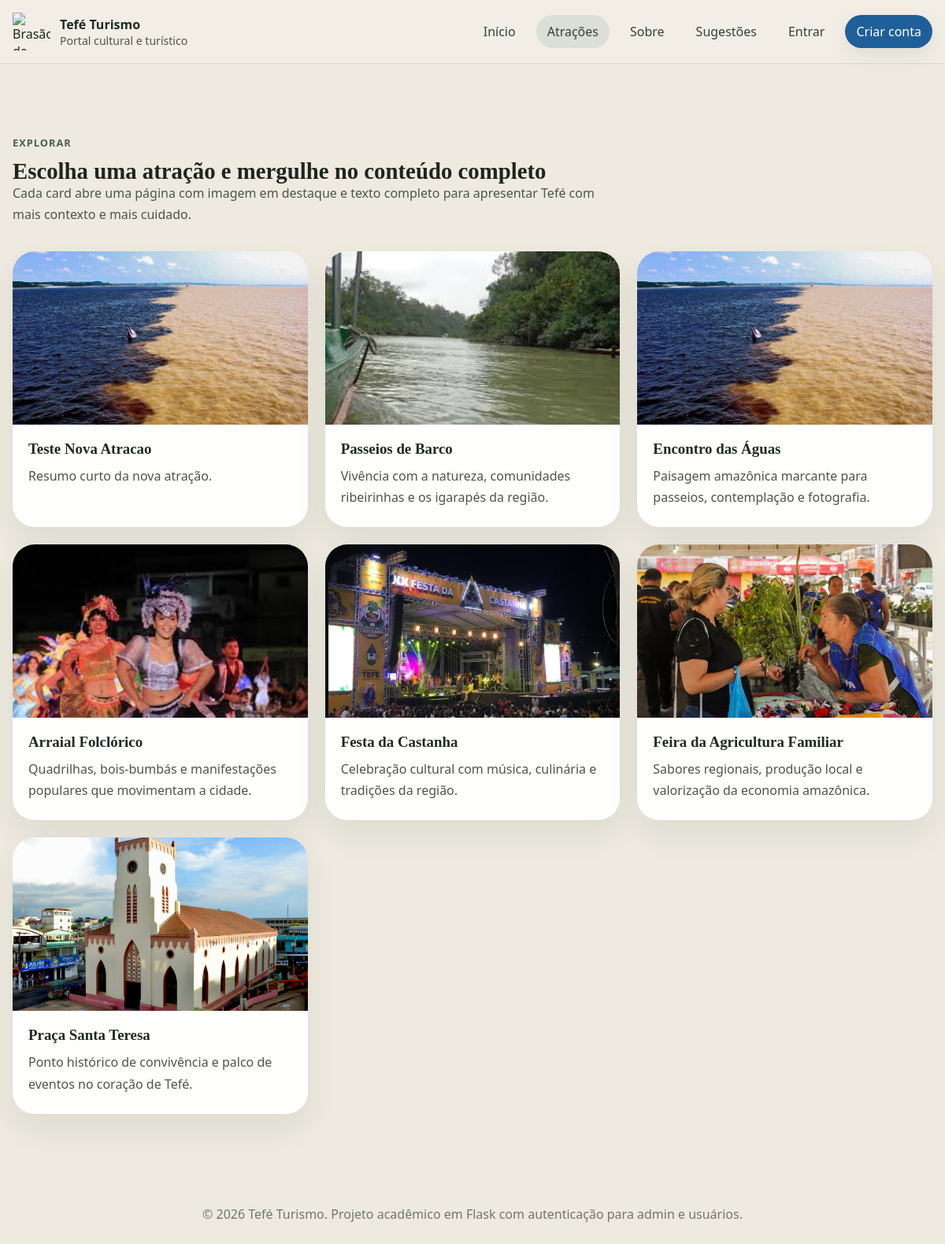
/atracoes, run on the app's committed database.
### tables this page shows
CREATE TABLE attractions (
            id INTEGER PRIMARY KEY AUTOINCREMENT,
            title TEXT NOT NULL UNIQUE,
            summary TEXT NOT NULL,
            content TEXT NOT NULL,
            image TEXT NOT NULL,
            created_by INTEGER,
            created_at TIMESTAMP DEFAULT CURRENT_TIMESTAMP,
            FOREIGN KEY (created_by) REFERENCES users (id)
        );

### app.py (the view)
@app.route("/atracoes")
def attractions():
    return render_template("attractions.html", attractions=fetch_attractions())

### app.py (called while the page is built)
def get_db() -> sqlite3.Connection:
    if "db" not in g:
        g.db = sqlite3.connect(DATABASE)
        g.db.row_factory = sqlite3.Row
    return g.db

@app.context_processor
def inject_user():
    return {
        "current_user": {
            "id": session.get("user_id"),
            "name": session.get("name"),
            "role": session.get("role"),
        }
    }

def fetch_attractions(limit: int | None = None) -> list[sqlite3.Row]:
    query = """
        SELECT id, title, summary, content, image, created_at
        FROM attractions
        ORDER BY created_at DESC, id DESC
    """
    if limit:
        query += " LIMIT ?"
        return get_db().execute(query, (limit,)).fetchall()
    return get_db().execute(query).fetchall()

### templates/attractions.html (shortened to what this page needs)
{% extends "base.html" %}
{% block content %}
<main class="page-content">
    <section class="section">
        <div class="section-heading">
            <span>Explorar</span>
            <h2>Escolha uma atração e mergulhe no conteúdo completo</h2>
            <p>
                Cada card abre uma página com imagem em destaque e texto completo
                para apresentar Tefé com mais contexto e mais cuidado.
            </p>
        </div>
        <div class="cards-grid">
            {% for attraction in attractions %}
                <a href="{{ url_for('attraction_detail', attraction_id=attraction.id) }}">
                    <article class="card spotlight-card">
                        <img src="{{ url_for('asset_file', filename=attraction.image) }}" alt="{{ attraction.title }}">
                        <div class="card-body">
                            <h3>{{ attraction.title }}</h3>
                            <p>{{ attraction.summary }}</p>
                        </div>
                    </article>
                </a>
            {% endfor %}
        </div>
    </section>
</main>
{% endblock %}

### templates/base.html (shortened to what this page needs)
<!DOCTYPE html>
<html lang="pt-BR">
<head>
    <link rel="stylesheet" href="{{ url_for('static', filename='style.css') }}">
</head>
<body>
    <header class="site-header">
        <nav class="nav">
            <a class="brand" href="{{ url_for('home') }}">
                <img src="{{ url_for('asset_file', filename='Brasão.de.Tefé.png') }}" alt="Brasão de Tefé">
                <div class="brand-text">
                    <strong>Tefé Turismo</strong>
                    <span>Portal cultural e turístico</span>
                </div>
            </a>
            <div class="nav-links">
                <a class="{% if request.endpoint == 'home' %}active{% endif %}" href="{{ url_for('home') }}">Início</a>
                <a class="{% if request.endpoint == 'attractions' %}active{% endif %}" href="{{ url_for('attractions') }}">Atrações</a>
                <a class="{% if request.endpoint == 'about' %}active{% endif %}" href="{{ url_for('about') }}">Sobre</a>
                {% if current_user.id and current_user.role == 'user' %}
                    <a href="{{ url_for('user_dashboard') }}#enviar-sugestao">Sugestões</a>
                {% else %}
                    <a href="{{ url_for('home') }}#sugestoes">Sugestões</a>
                {% endif %}
                {% if current_user.id %}
                    {% if current_user.role == 'admin' %}
                        <a class="{% if request.endpoint == 'admin_dashboard' %}active{% endif %}" href="{{ url_for('admin_dashboard') }}">Admin</a>
                    {% endif %}
                    {% if current_user.role == 'user' %}
                        <a class="{% if request.endpoint == 'user_dashboard' %}active{% endif %}" href="{{ url_for('user_dashboard') }}">Meu Painel</a>
                    {% endif %}
                    <a class="button-link" href="{{ url_for('logout') }}">Sair</a>
                {% else %}
                    <a href="{{ url_for('login') }}">Entrar</a>
                    <a class="button-link" href="{{ url_for('register') }}">Criar conta</a>
                {% endif %}
            </div>
        </nav>
    </header>
    {% block content %}{% endblock %}
    <footer class="site-footer">
        <p>© 2026 Tefé Turismo. Projeto acadêmico em Flask com autenticação para admin e usuários.</p>
    </footer>
</body>
</html>

### static/style.css (style rules this page uses)
:root { --forest-950: #1f2a24; --forest-800: #32443a; --forest-700: #486050; --forest-500: #6a876f; --forest-300: #b3c1b0; --sand-100: #f3efe6; --sand-200: #ddd4c3; --sun-400: #bb7a3c; --sun-500: #9e6430; --flag-yellow: #e0b126; --flag-yellow-strong: #c99612; --flag-blue: #1f5f99; --flag-blue-strong: #174b79; --flag-green: #2f6b45; --flag-green-strong: #255437; --sky-100: #e5e9e1; --text-900: #1f241f; --text-700: #4d554d; --text-500: #70776e; --white: #ffffff; --shadow-lg: 0 18px 40px rgba(31, 36, 31, 0.08); --shadow-md: 0 10px 24px rgba(31, 36, 31, 0.08); --radius-lg: 28px; --radius-md: 18px; --radius-sm: 12px; --container: 1180px; }
* { box-sizing: border-box; margin: 0; padding: 0; }
html { scroll-behavior: smooth; }
body { min-height: 100vh; font-family: "Gill Sans", "Trebuchet MS", "Segoe UI", sans-serif; color: var(--text-900); background: #eeeadf; }
h1, h2, h3 { font-family: Georgia, "Times New Roman", serif; }
a { color: inherit; text-decoration: none; }
img { display: block; max-width: 100%; }
.site-header { position: sticky; top: 0; z-index: 20; background: rgba(243, 239, 230, 0.96); border-bottom: 1px solid rgba(50, 68, 58, 0.12); }
.nav { width: min(calc(100% - 32px), var(--container)); margin: 0 auto; padding: 16px 0; display: flex; align-items: center; justify-content: space-between; gap: 24px; }
.brand { display: flex; align-items: center; gap: 12px; min-width: 0; }
.brand img { width: 48px; height: 48px; object-fit: contain; }
.brand-text strong { display: block; font-size: 1rem; color: var(--forest-950); }
.brand-text span { display: block; font-size: 0.88rem; color: var(--text-700); }
.nav-links { display: flex; align-items: center; gap: 12px; flex-wrap: wrap; justify-content: flex-end; }
.nav-links a { padding: 10px 14px; border-radius: 999px; color: var(--forest-800); transition: 0.2s ease; }
.nav-links a:hover, .nav-links a.active { background: rgba(31, 92, 81, 0.1); }
.nav-links .button-link { background: var(--flag-blue); color: var(--white); box-shadow: var(--shadow-md); }
.page-shell, .page-content { width: min(calc(100% - 32px), var(--container)); margin: 0 auto; }
.hero-card, .card, .panel-card, .auth-card, .info-card, .highlight, .dashboard-banner { border-radius: var(--radius-lg); background: rgba(255, 255, 255, 0.94); box-shadow: var(--shadow-lg); }
.hero-card h2, .section-heading h2, .auth-card h1, .dashboard-banner h1 { font-size: clamp(1.8rem, 2vw, 2.5rem); line-height: 1.05; }
.hero-card p, .section-heading p, .card p, .panel-card p, .info-card p, .auth-helper, .empty-state p, .table-card p { color: var(--text-700); line-height: 1.7; }
.section { padding: 88px 0; }
.section-heading { max-width: 740px; margin-bottom: 32px; }
.section-heading span { display: inline-block; margin-bottom: 12px; color: var(--forest-700); font-weight: 700; letter-spacing: 0.08em; text-transform: uppercase; font-size: 0.8rem; }
.grid-3, .cards-grid, .dashboard-grid { display: grid; gap: 22px; grid-template-columns: repeat(3, minmax(0, 1fr)); }
.cards-grid > a, .grid-2 > a { display: block; }
.card, .panel-card, .info-card, .table-card { padding: 24px; }
.card h3, .panel-card h3, .info-card h3, .table-card h2 { margin-bottom: 10px; font-size: 1.18rem; color: var(--forest-950); }
.spotlight-card { overflow: hidden; padding: 0; height: 100%; transition: transform 0.22s ease, box-shadow 0.22s ease; }
.spotlight-card img { width: 100%; height: 220px; object-fit: cover; }
.spotlight-card .card-body { padding: 20px 20px 24px; }
.site-footer { padding: 28px 16px 42px; text-align: center; color: var(--text-500); }

### data on the page
attractions: image (picture), title "Teste Nova Atracao", summary "Resumo curto da nova atração."
attractions: image (picture), title "Passeios de Barco", summary "Vivência com a natureza, comunidades ribeirinhas e os igarapés da região."
attractions: image (picture), title "Encontro das Águas", summary "Paisagem amazônica marcante para passeios, contemplação e fotografia."
attractions: image (picture), title "Arraial Folclórico", summary "Quadrilhas, bois-bumbás e manifestações populares que movimentam a cidade."
attractions: image (picture), title "Festa da Castanha", summary "Celebração cultural com música, culinária e tradições da região."
attractions: image (picture), title "Feira da Agricultura Familiar", summary "Sabores regionais, produção local e valorização da economia amazônica."
attractions: image (picture), title "Praça Santa Teresa", summary "Ponto histórico de convivência e palco de eventos no coração de Tefé."
